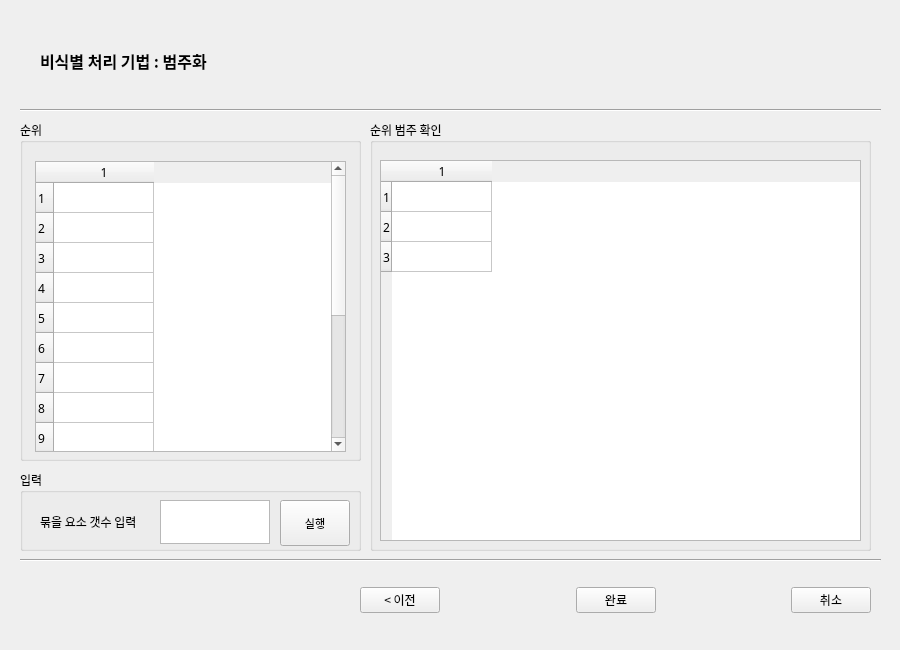
<?xml version="1.0" encoding="UTF-8"?>
<ui version="4.0">
 <class>Import Data</class>
 <widget class="QMainWindow" name="Import Data">
  <property name="geometry">
   <rect>
    <x>0</x>
    <y>0</y>
    <width>900</width>
    <height>650</height>
   </rect>
  </property>
  <property name="windowTitle">
   <string>범주화</string>
  </property>
  <widget class="QWidget" name="centralwidget">
   <widget class="Line" name="line">
    <property name="geometry">
     <rect>
      <x>20</x>
      <y>550</y>
      <width>861</width>
      <height>20</height>
     </rect>
    </property>
    <property name="orientation">
     <enum>Qt::Horizontal</enum>
    </property>
   </widget>
   <widget class="Line" name="line_2">
    <property name="geometry">
     <rect>
      <x>20</x>
      <y>100</y>
      <width>861</width>
      <height>20</height>
     </rect>
    </property>
    <property name="orientation">
     <enum>Qt::Horizontal</enum>
    </property>
   </widget>
   <widget class="QGroupBox" name="arrBox_2">
    <property name="geometry">
     <rect>
      <x>20</x>
      <y>120</y>
      <width>341</width>
      <height>341</height>
     </rect>
    </property>
    <property name="font">
     <font>
      <family>맑은 고딕</family>
     </font>
    </property>
    <property name="title">
     <string>순위</string>
    </property>
    <widget class="QTableWidget" name="original">
     <property name="geometry">
      <rect>
       <x>15</x>
       <y>41</y>
       <width>311</width>
       <height>291</height>
      </rect>
     </property>
     <property name="rowCount">
      <number>15</number>
     </property>
     <property name="columnCount">
      <number>1</number>
     </property>
     <row/>
     <row/>
     <row/>
     <row/>
     <row/>
     <row/>
     <row/>
     <row/>
     <row/>
     <row/>
     <row/>
     <row/>
     <row/>
     <row/>
     <row/>
     <column/>
     <item row="0" column="0">
      <property name="text">
       <string/>
      </property>
      <property name="font">
       <font>
        <weight>50</weight>
        <bold>false</bold>
       </font>
      </property>
     </item>
    </widget>
   </widget>
   <widget class="QGroupBox" name="arrBox_3">
    <property name="geometry">
     <rect>
      <x>370</x>
      <y>120</y>
      <width>501</width>
      <height>431</height>
     </rect>
    </property>
    <property name="font">
     <font>
      <family>맑은 고딕</family>
     </font>
    </property>
    <property name="title">
     <string>순위 범주 확인</string>
    </property>
    <widget class="QTableWidget" name="categorical">
     <property name="geometry">
      <rect>
       <x>10</x>
       <y>40</y>
       <width>481</width>
       <height>381</height>
      </rect>
     </property>
     <property name="rowCount">
      <number>3</number>
     </property>
     <property name="columnCount">
      <number>1</number>
     </property>
     <row/>
     <row/>
     <row/>
     <column/>
    </widget>
   </widget>
   <widget class="QGroupBox" name="arrBox_4">
    <property name="geometry">
     <rect>
      <x>20</x>
      <y>470</y>
      <width>341</width>
      <height>81</height>
     </rect>
    </property>
    <property name="font">
     <font>
      <family>맑은 고딕</family>
     </font>
    </property>
    <property name="title">
     <string>입력</string>
    </property>
    <widget class="QLabel" name="label_1">
     <property name="geometry">
      <rect>
       <x>20</x>
       <y>30</y>
       <width>121</width>
       <height>44</height>
      </rect>
     </property>
     <property name="text">
      <string>묶을 요소 갯수 입력</string>
     </property>
    </widget>
    <widget class="QPushButton" name="runButton">
     <property name="geometry">
      <rect>
       <x>260</x>
       <y>30</y>
       <width>70</width>
       <height>46</height>
      </rect>
     </property>
     <property name="font">
      <font>
       <pointsize>8</pointsize>
      </font>
     </property>
     <property name="text">
      <string>실행</string>
     </property>
    </widget>
    <widget class="QTextEdit" name="orderText">
     <property name="geometry">
      <rect>
       <x>140</x>
       <y>30</y>
       <width>110</width>
       <height>44</height>
      </rect>
     </property>
    </widget>
   </widget>
   <widget class="QLabel" name="label">
    <property name="geometry">
     <rect>
      <x>40</x>
      <y>30</y>
      <width>551</width>
      <height>61</height>
     </rect>
    </property>
    <property name="font">
     <font>
      <family>맑은 고딕</family>
      <pointsize>12</pointsize>
      <weight>75</weight>
      <bold>true</bold>
     </font>
    </property>
    <property name="text">
     <string>비식별 처리 기법 : 범주화</string>
    </property>
   </widget>
   <widget class="QWidget" name="horizontalLayoutWidget_2">
    <property name="geometry">
     <rect>
      <x>360</x>
      <y>570</y>
      <width>511</width>
      <height>61</height>
     </rect>
    </property>
    <layout class="QHBoxLayout" name="horizontalLayout_2">
     <item>
      <widget class="QPushButton" name="backButton">
       <property name="font">
        <font>
         <family>맑은 고딕</family>
         <pointsize>9</pointsize>
        </font>
       </property>
       <property name="text">
        <string>&lt; 이전</string>
       </property>
      </widget>
     </item>
     <item>
      <spacer name="horizontalSpacer_5">
       <property name="orientation">
        <enum>Qt::Horizontal</enum>
       </property>
       <property name="sizeHint" stdset="0">
        <size>
         <width>40</width>
         <height>20</height>
        </size>
       </property>
      </spacer>
     </item>
     <item>
      <widget class="QPushButton" name="finishButton">
       <property name="font">
        <font>
         <family>맑은 고딕</family>
         <pointsize>9</pointsize>
        </font>
       </property>
       <property name="text">
        <string>완료</string>
       </property>
      </widget>
     </item>
     <item>
      <spacer name="horizontalSpacer_3">
       <property name="orientation">
        <enum>Qt::Horizontal</enum>
       </property>
       <property name="sizeHint" stdset="0">
        <size>
         <width>40</width>
         <height>20</height>
        </size>
       </property>
      </spacer>
     </item>
     <item>
      <widget class="QPushButton" name="cancelButton">
       <property name="font">
        <font>
         <family>맑은 고딕</family>
         <pointsize>9</pointsize>
        </font>
       </property>
       <property name="text">
        <string>취소</string>
       </property>
      </widget>
     </item>
    </layout>
   </widget>
  </widget>
 </widget>
 <resources/>
 <connections/>
</ui>
